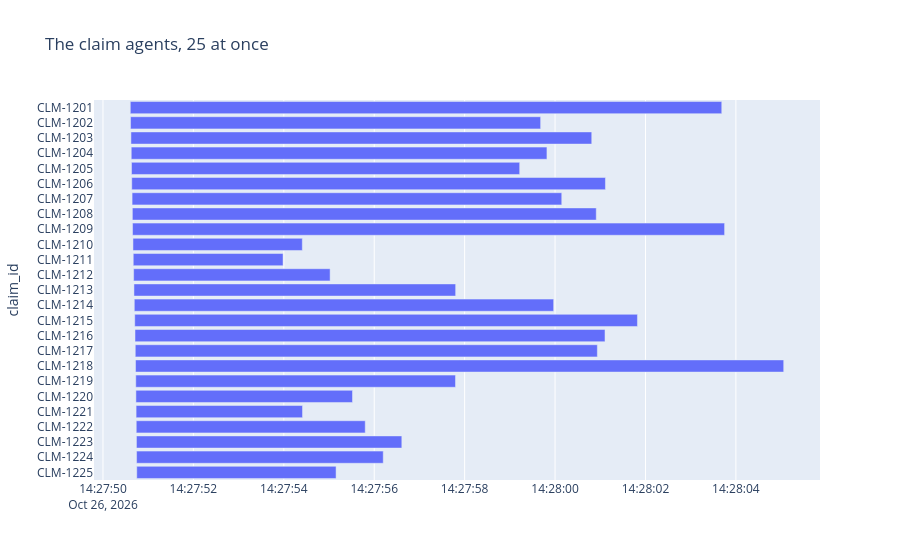

Notebook code for this chart:
### Code cell
show_timeline(swarm_of_25, "The claim agents, 25 at once")

### Figure 1 — Plotly figure (JSON) as saved in the notebook; plotly's stock layout.template omitted (floating-point values rounded to 4 significant figures)
{"data": [{"base": ["2026-10-26T14:27:50.604403", "2026-10-26T14:27:50.609923", "2026-10-26T14:27:50.618452", "2026-10-26T14:27:50.625474", "2026-10-26T14:27:50.631491", "2026-10-26T14:27:50.636429", "2026-10-26T14:27:50.643939", "2026-10-26T14:27:50.650011", "2026-10-26T14:27:50.654010", "2026-10-26T14:27:50.663530", "2026-10-26T14:27:50.669613", "2026-10-26T14:27:50.678106", "2026-10-26T14:27:50.685130", "2026-10-26T14:27:50.692866", "2026-10-26T14:27:50.702385", "2026-10-26T14:27:50.708471", "2026-10-26T14:27:50.714398", "2026-10-26T14:27:50.720412", "2026-10-26T14:27:50.725481", "2026-10-26T14:27:50.728496", "2026-10-26T14:27:50.732825", "2026-10-26T14:27:50.736335", "2026-10-26T14:27:50.740335", "2026-10-26T14:27:50.743415", "2026-10-26T14:27:50.746952"], "hovertemplate": "started=%{base}<br>finished=%{x}<br>claim_id=%{y}<extra></extra>", "legendgroup": "", "marker": {"color": "#636efa", "pattern": {"shape": ""}}, "name": "", "orientation": "h", "showlegend": false, "textposition": "auto", "type": "bar", "x": [13083, 9071, 10193, 9195, 8586, 10478, 9504, 10261, 13096, 3746, 3314, 4346, 7116, 9276, 11120, 10396, 10221, 14337, 7072, 4791, 3681, 5065, 5870, 5456, 4409], "xaxis": "x", "y": ["CLM-1201", "CLM-1202", "CLM-1203", "CLM-1204", "CLM-1205", "CLM-1206", "CLM-1207", "CLM-1208", "CLM-1209", "CLM-1210", "CLM-1211", "CLM-1212", "CLM-1213", "CLM-1214", "CLM-1215", "CLM-1216", "CLM-1217", "CLM-1218", "CLM-1219", "CLM-1220", "CLM-1221", "CLM-1222", "CLM-1223", "CLM-1224", "CLM-1225"], "yaxis": "y"}], "layout": {"barmode": "overlay", "legend": {"tracegroupgap": 0}, "title": {"text": "The claim agents, 25 at once"}, "xaxis": {"anchor": "y", "domain": [0.0, 1.0], "type": "date"}, "yaxis": {"anchor": "x", "autorange": "reversed", "domain": [0.0, 1.0], "title": {"text": "claim_id"}}}}
